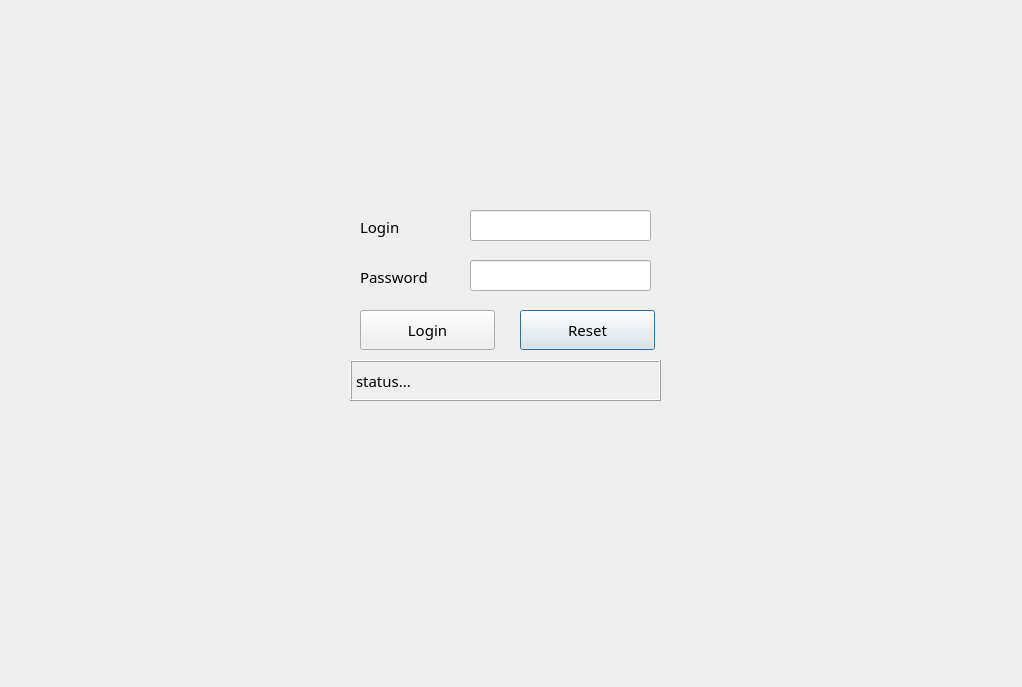
<?xml version="1.0" encoding="UTF-8"?>
<ui version="4.0">
 <class>Login</class>
 <widget class="QDialog" name="Login">
  <property name="geometry">
   <rect>
    <x>0</x>
    <y>0</y>
    <width>1022</width>
    <height>687</height>
   </rect>
  </property>
  <property name="windowTitle">
   <string>Dialog</string>
  </property>
  <widget class="QLabel" name="loginp">
   <property name="geometry">
    <rect>
     <x>180</x>
     <y>180</y>
     <width>581</width>
     <height>311</height>
    </rect>
   </property>
   <property name="styleSheet">
    <string notr="true"/>
   </property>
   <property name="text">
    <string/>
   </property>
  </widget>
  <widget class="QLabel" name="label_4">
   <property name="geometry">
    <rect>
     <x>360</x>
     <y>260</y>
     <width>101</width>
     <height>34</height>
    </rect>
   </property>
   <property name="font">
    <font>
     <family>Junior Prince</family>
     <pointsize>11</pointsize>
     <weight>50</weight>
     <italic>false</italic>
     <bold>false</bold>
    </font>
   </property>
   <property name="text">
    <string>Password</string>
   </property>
  </widget>
  <widget class="QPushButton" name="pb_clear">
   <property name="geometry">
    <rect>
     <x>520</x>
     <y>310</y>
     <width>135</width>
     <height>40</height>
    </rect>
   </property>
   <property name="font">
    <font>
     <family>Junior Prince</family>
     <pointsize>11</pointsize>
     <weight>50</weight>
     <italic>false</italic>
     <bold>false</bold>
    </font>
   </property>
   <property name="styleSheet">
    <string notr="true">border-image: url(:/img/img/clear.png);</string>
   </property>
   <property name="text">
    <string>Reset</string>
   </property>
  </widget>
  <widget class="QLabel" name="label_2">
   <property name="geometry">
    <rect>
     <x>360</x>
     <y>210</y>
     <width>76</width>
     <height>34</height>
    </rect>
   </property>
   <property name="font">
    <font>
     <family>Junior Prince</family>
     <pointsize>11</pointsize>
     <weight>50</weight>
     <italic>false</italic>
     <bold>false</bold>
    </font>
   </property>
   <property name="text">
    <string>Login</string>
   </property>
  </widget>
  <widget class="QLineEdit" name="le_login">
   <property name="geometry">
    <rect>
     <x>470</x>
     <y>210</y>
     <width>181</width>
     <height>31</height>
    </rect>
   </property>
   <property name="styleSheet">
    <string notr="true">color: black ;</string>
   </property>
  </widget>
  <widget class="QLineEdit" name="le_password">
   <property name="geometry">
    <rect>
     <x>470</x>
     <y>260</y>
     <width>181</width>
     <height>31</height>
    </rect>
   </property>
   <property name="styleSheet">
    <string notr="true">color: black ;</string>
   </property>
   <property name="echoMode">
    <enum>QLineEdit::Password</enum>
   </property>
  </widget>
  <widget class="QPushButton" name="pb_login">
   <property name="geometry">
    <rect>
     <x>360</x>
     <y>310</y>
     <width>135</width>
     <height>40</height>
    </rect>
   </property>
   <property name="font">
    <font>
     <family>Junior Prince</family>
     <pointsize>11</pointsize>
     <weight>50</weight>
     <italic>false</italic>
     <bold>false</bold>
    </font>
   </property>
   <property name="styleSheet">
    <string notr="true">border-image: url(:/img/img/Login (2).png);</string>
   </property>
   <property name="text">
    <string>Login</string>
   </property>
  </widget>
  <widget class="QLabel" name="le_status">
   <property name="geometry">
    <rect>
     <x>350</x>
     <y>360</y>
     <width>311</width>
     <height>41</height>
    </rect>
   </property>
   <property name="font">
    <font>
     <family>Junior Prince</family>
     <pointsize>11</pointsize>
     <weight>50</weight>
     <italic>false</italic>
     <bold>false</bold>
    </font>
   </property>
   <property name="styleSheet">
    <string notr="true"/>
   </property>
   <property name="frameShape">
    <enum>QFrame::Box</enum>
   </property>
   <property name="frameShadow">
    <enum>QFrame::Raised</enum>
   </property>
   <property name="text">
    <string>status...</string>
   </property>
  </widget>
 </widget>
 <resources/>
 <connections/>
</ui>
